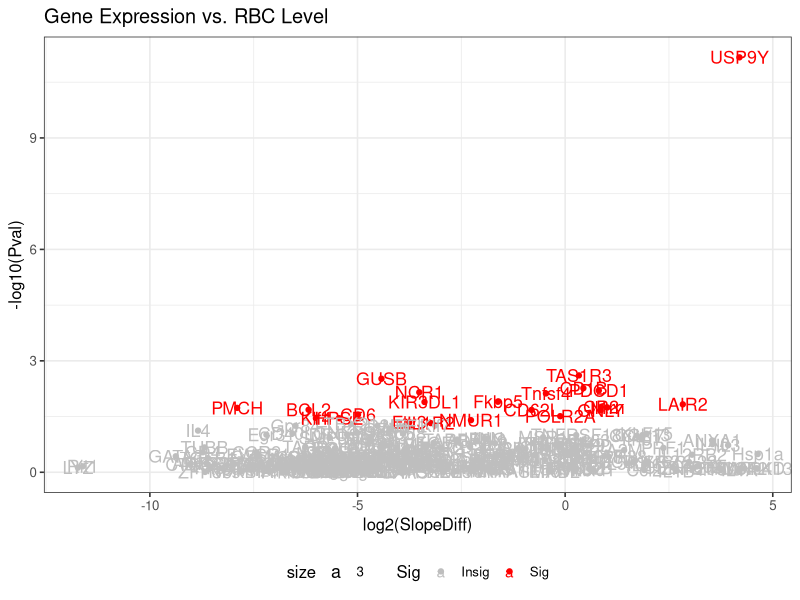

The R script that drew this image:
## RBC Parameter
## BTEC395 S2020 GX Robinson


## Set working directory to source file location


## Read in the table of fold changes
FCdata <- read.csv("../data/FC.csv", row.names = 1, header = TRUE)

## Read in the table of expression data
IBS <- read.csv("../data/GXdata.csv", header = TRUE)

## Access only the columns with RNA Expression (subsetting)
names(IBS)[28:277]

## Make a list of anova(lm()) results for RBC
storage <- list()

for(i in names(IBS)[28:277]){
  storage[[i]]  <- anova(lm(get(i) ~ RBCcount, IBS))
}

## Extract RBC p-values into a new list
pVals <- list()

for(i in names(storage)){
  pVals[[i]] <- -(log10(storage[[i]]$'Pr(>F)'))
}

## Convert the pValues list into a data frame. 
DFpvalues <- data.frame(matrix(unlist(pVals), nrow=length(pVals), byrow=T))

## Combine the results dataframes and write column labels: RBCcount 
VolcanoPlotData <- cbind(FCdata, DFpvalues)
names(VolcanoPlotData)[1] <- paste("log2(SlopeDiff)")
names(VolcanoPlotData)[2] <- paste("-log10(Pval)")

## Add a column to evaluate significance
VolcanoPlotData$Sig <- ifelse(VolcanoPlotData$`-log10(Pval)` > 1.3, "Sig", "Insig");

## Install necessary packages
install.packages("ggplot2")
library(ggplot2)
# library(ggrepel)

##  Output the result of RBC volcano plot into Fig_Output folderppp
png("../fig_output/RBCcountplot.png")
RBCplot <- ggplot(VolcanoPlotData, aes(x = `log2(SlopeDiff)`, y = `-log10(Pval)`, label=rownames(VolcanoPlotData), color=Sig)) +
  geom_point(aes(color = Sig)) +
  scale_color_manual(values = c("grey", "red")) +
  theme_bw(base_size = 12) + theme(legend.position = "bottom") +
  geom_text(aes(x = `log2(SlopeDiff)`,y = `-log10(Pval)`, fontface = 1, size=3,  label=row.names(VolcanoPlotData)))


print(RBCplot + ggtitle("Gene Expression vs. RBC Level"))
dev.off()
